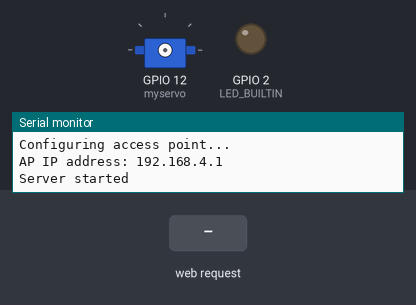
A program run on a simulated ESP32. On the bench: servo, output pins drawn as LEDs (lit = HIGH), the last lines printed to the serial monitor. The inputs (shaded band) are chosen by the test bench. Random numbers use the default seed unless the program sets one.

Above: at 1.2 s.
1.3 s: HTTP request GET /H received
At 7.0 s:
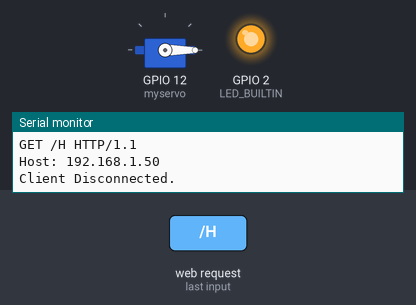
Timing chart, 0 to 8.5 s (numbered marks = the images above; inputs shaded):
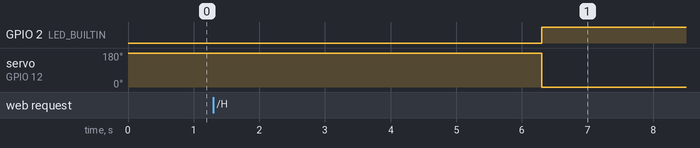

The program:

main.cpp
```cpp
#include <Arduino.h>
#include <WiFi.h>
#include <WiFiClient.h>
#include <WiFiAP.h>
#include <ESP32Servo.h>
#include "index.h"

/*
  WiFiAccessPoint.ino creates a WiFi access point and provides a web server on it.

  Steps:
  1. Connect to the access point "GC123456"
  2. Point your web browser to http://192.168.4.1/H to turn the LED on or http://192.168.4.1/L to turn it off
*/


#define LED_BUILTIN 2   // Set the GPIO pin where you connected your test LED or comment this line out if your dev board has a built-in LED

// Set these to your desired credentials.
const char *ssid = "GC123456";
const char *password = "12345678";

Servo myservo;

WiFiServer server(80);
int openPos = 180;
int closePos = 0;

void openGate() {
  myservo.attach(12);
  myservo.write(openPos);
  delay(5000);
  myservo.write(closePos);
  myservo.detach();
}

void setup() {


  pinMode(LED_BUILTIN, OUTPUT);

  Serial.begin(115200);
  Serial.println();
  Serial.println("Configuring access point...");

  // You can remove the password parameter if you want the AP to be open.
  WiFi.softAP(ssid, password);
  IPAddress myIP = WiFi.softAPIP();
  Serial.print("AP IP address: ");
  Serial.println(myIP);
  server.begin();

  Serial.println("Server started");
}

void loop() {
  WiFiClient client = server.available();   // listen for incoming clients

  if (client) {                             // if you get a client,
    Serial.println("New Client.");           // print a message out the serial port
    String currentLine = "";                // make a String to hold incoming data from the client
    while (client.connected()) {            // loop while the client's connected
      if (client.available()) {             // if there's bytes to read from the client,
        char c = client.read();             // read a byte, then
        Serial.write(c);                    // print it out the serial monitor
        if (c == '\n') {                    // if the byte is a newline character

          // if the current line is blank, you got two newline characters in a row.
          // that's the end of the client HTTP request, so send a response:
          if (currentLine.length() == 0) {
            // HTTP headers always start with a response code (e.g. HTTP/1.1 200 OK)
            // and a content-type so the client knows what's coming, then a blank line:
            client.println("HTTP/1.1 200 OK");
            client.println("Content-type:text/html");
             String s = MAIN_page; //Read HTML contents
            client.println(s); //Send web page
            client.println();

            // The HTTP response ends with another blank line:
            client.println();
            // break out of the while loop:
            break;
          } else {    // if you got a newline, then clear currentLine:
            currentLine = "";
          }
        } else if (c != '\r') {  // if you got anything else but a carriage return character,
          currentLine += c;      // add it to the end of the currentLine
        }

        // Check to see if the client request was "GET /H" or "GET /L":
        if (currentLine.endsWith("GET /H")) {
          openGate();
          digitalWrite(LED_BUILTIN, HIGH);               // GET /H turns the LED on
        }
        if (currentLine.endsWith("GET /L")) {
          digitalWrite(LED_BUILTIN, LOW);                // GET /L turns the LED off
        }
      }
    }
    // close the connection:
    client.stop();
    Serial.println("Client Disconnected.");
  }


}
```

index.h
```cpp
const char MAIN_page[] PROGMEM = R"=====(
<!DOCTYPE html>
<html>
<style>
body {
  text-align:center;
  font-family: helvetica;
}
canvas {
  border: 2px solid rgb(151, 149, 149);
}

.hideThis {
    display:none;
}

.button {
	cursor: pointer;
	box-shadow: 0 0 3px 1px #555;
	color: #474881;
	text-align: center;

}
.up-btn {
	left: 1em;
	top: 4em;
	border-radius: .25em .25em 0 0;
}
.right-btn {
	top: 4em;
	left: 4em;
	border-radius: 0 .25em .25em 0;
}
.down-btn {
	left: 1em;
	bottom: 2em;
	border-radius: 0 0 .25em .25em;
}
.left-btn {
	top: 1em;
	right: 2em;
	border-radius: .25em 0 0 .25em;
}

.d {
	width: 3em;
	height: 3em;
	background: #1d2323;
	position: relative;
	border-top: .05em solid lighten(#1d2323, 40%);
	border-bottom: .05em solid darken(#1d2323, 20%);
}


</style>
<body>
<h1>Simple Snake Game</h1>
<h3>Score 10 to open the box</h3>
<canvas id="stage" height="400" width="520"></canvas><br>
<a class="unlockBtn hideThis" href="H">Open Geocache</a>
<base href="192.168.4.1/index.html/" />

<div class="d-pad">
    <div class="btn-up">
        <button id="btn-up" class="button d up-btn"> &#9650;</button>
    </div>

    <div class="btn-right">
        <button id="btn-right" class="button d right-btn"> &#9654;</button>
    </div>

    <div class="btn-left">
        <button id="btn-left" class="button d left-btn"> &#9664;</button>
    </div>

    <div class="btn-down">
        <button id="btn-down" class="button d down-btn"> &#9660;</button>
    </div>

</div>

<script>
/**
 * Namespace
 */
var Game      = Game      || {};
var Keyboard  = Keyboard  || {};
var Component = Component || {};

/**
 * Keyboard Map
 */
Keyboard.Keymap = {
  37: 'left',
  38: 'up',
  39: 'right',
  40: 'down'
};

function showUnlockButton(){
    var unlockButton = document.getElementsByClassName('unlockBtn hideThis');
    while(unlockButton.length > 0){
        unlockButton[0].classList.remove('hideThis');
        }
}


var leftBtn = document.getElementById("btn-left");
leftBtn.addEventListener("click",function(e){
    var evt = new KeyboardEvent('keydown', {'keyCode':37, 'which':37});
    document.dispatchEvent (evt);
},false);

var upBtn = document.getElementById("btn-up");
upBtn.addEventListener("click",function(e){
    var evt = new KeyboardEvent('keydown', {'keyCode':38, 'which':38});
    document.dispatchEvent (evt);
},false);

var rightBtn = document.getElementById("btn-right");
rightBtn.addEventListener("click",function(e){
    var evt = new KeyboardEvent('keydown', {'keyCode':39, 'which':39});
    document.dispatchEvent (evt);
},false);

var downBtn = document.getElementById("btn-down");
downBtn.addEventListener("click",function(e){
    var evt = new KeyboardEvent('keydown', {'keyCode':40, 'which':40});
    document.dispatchEvent (evt);
},false);

/**
 * Keyboard Events
 */
Keyboard.ControllerEvents = function() {

  // Setts
  var self      = this;
  this.pressKey = null;
  this.keymap   = Keyboard.Keymap;

  // Keydown Event
  document.onkeydown = function(event) {
    self.pressKey = event.which;
  };

  // Get Key
  this.getKey = function() {
    return this.keymap[this.pressKey];
  };
};

/**
 * Game Component Stage
 */
Component.Stage = function(canvas, conf) {

  // Sets
  this.keyEvent  = new Keyboard.ControllerEvents();
  this.width     = canvas.width;
  this.height    = canvas.height;
  this.length    = [];
  this.food      = {};
  this.score     = 0;
  this.direction = 'right';
  this.conf      = {
    cw   : 10,
    size : 5,
    fps  : 1000
  };

  // Merge Conf
  if (typeof conf == 'object') {
    for (var key in conf) {
      if (conf.hasOwnProperty(key)) {
        this.conf[key] = conf[key];
      }
    }
  }

};

/**
 * Game Component Snake
 */
Component.Snake = function(canvas, conf) {

  // Game Stage
  this.stage = new Component.Stage(canvas, conf);

  // Init Snake
  this.initSnake = function() {

    // Itaration in Snake Conf Size
    for (var i = 0; i < this.stage.conf.size; i++) {

      // Add Snake Cells
      this.stage.length.push({x: i, y:0});
    }
  };

  // Call init Snake
  this.initSnake();

  // Init Food
  this.initFood = function() {

    // Add food on stage
    this.stage.food = {
      x: Math.round(Math.random() * (this.stage.width - this.stage.conf.cw) / this.stage.conf.cw),
      y: Math.round(Math.random() * (this.stage.height - this.stage.conf.cw) / this.stage.conf.cw),
    };
  };

  // Init Food
  this.initFood();

  // Restart Stage
  this.restart = function() {
    this.stage.length            = [];
    this.stage.food              = {};
    this.stage.score             = 0;
    this.stage.direction         = 'right';
    this.stage.keyEvent.pressKey = null;
    this.initSnake();
    this.initFood();
  };
};

/**
 * Game Draw
 */
Game.Draw = function(context, snake) {

  // Draw Stage
  this.drawStage = function() {

    // Check Keypress And Set Stage direction
    var keyPress = snake.stage.keyEvent.getKey();
    if (typeof(keyPress) != 'undefined') {
      snake.stage.direction = keyPress;
    }

    // Draw White Stage
    context.fillStyle = "white";
    context.fillRect(0, 0, snake.stage.width, snake.stage.height);

    // Snake Position
    var nx = snake.stage.length[0].x;
    var ny = snake.stage.length[0].y;

    // Add position by stage direction
    switch (snake.stage.direction) {
      case 'right':
        nx++;
        break;
      case 'left':
        nx--;
        break;
      case 'up':
        ny--;
        break;
      case 'down':
        ny++;
        break;
    }

    // Check Collision
    if (this.collision(nx, ny) == true) {
      snake.restart();
      return;
    }

    var gameIsWon = false;

    if (snake.stage.score >= 2 && !gameIsWon) {
        gameIsWon = true;
        var gradient = context.createLinearGradient(0, 0, 520, 0);
        gradient.addColorStop("0"," magenta");
        gradient.addColorStop("0.5", "blue");
        gradient.addColorStop("1.0", "red");
        context.fillStyle = gradient;
        context.font = "42px Verdana";
        context.fillText("Winner!!!", 10, 90);
        showUnlockButton();
      return;
    }

    // Logic of Snake food
    if (nx == snake.stage.food.x && ny == snake.stage.food.y) {
      var tail = {x: nx, y: ny};
      snake.stage.score++;
      snake.initFood();
    } else {
      var tail = snake.stage.length.pop();
      tail.x   = nx;
      tail.y   = ny;
    }
    snake.stage.length.unshift(tail);

    // Draw Snake
    for (var i = 0; i < snake.stage.length.length; i++) {
      var cell = snake.stage.length[i];
      this.drawCell(cell.x, cell.y);
    }

    // Draw Food
    this.drawCell(snake.stage.food.x, snake.stage.food.y);

    // Draw Score
    context.fillText('Score: ' + snake.stage.score, 5, (snake.stage.height - 5));
  };

  // Draw Cell
  this.drawCell = function(x, y) {
    context.fillStyle = 'rgb(170, 170, 170)';
    context.beginPath();
    context.arc((x * snake.stage.conf.cw + 6), (y * snake.stage.conf.cw + 6), 4, 0, 2*Math.PI, false);
    context.fill();
  };

  // Check Collision with walls
  this.collision = function(nx, ny) {
    if (nx == -1 || nx == (snake.stage.width / snake.stage.conf.cw) || ny == -1 || ny == (snake.stage.height / snake.stage.conf.cw)) {
      return true;
    }
    return false;
  }
};


/**
 * Game Snake
 */
Game.Snake = function(elementId, conf) {

  // Sets
  var canvas   = document.getElementById(elementId);
  var context  = canvas.getContext("2d");
  var snake    = new Component.Snake(canvas, conf);
  var gameDraw = new Game.Draw(context, snake);

  // Game Interval
  setInterval(function() {gameDraw.drawStage();}, snake.stage.conf.fps);
};


/**
 * Window Load
 */
window.onload = function() {
  var snake = new Game.Snake('stage', {fps: 100, size: 4});
};
</script>

</body>
</html>
<script>

)=====";
```

Measured:
- after the input at 1.3 s, GPIO 2 (LED_BUILTIN): LOW → HIGH after 5.0 s; servo on GPIO 12 (myservo): 180° → 0° after 5.0 s
